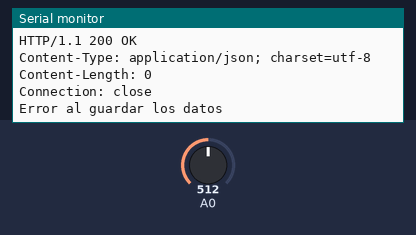
The sketch below on a simulated Arduino Uno, built with avr-gcc and run on an emulated ATmega328P. Parts: the last lines printed to the serial monitor. The test bench sets the inputs (shaded band); at power-on: A0 = 512. WiFi joins after 1.5 s; servers stay silent unless stated; uploads are accepted with an empty reply.

Above: at 2.2 s.
2.3 s: A0 set to 716
At 6.17 s:
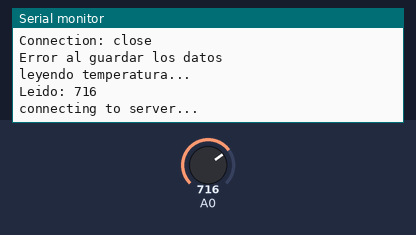
8.3 s: A0 set to 900
At 11.17 s:
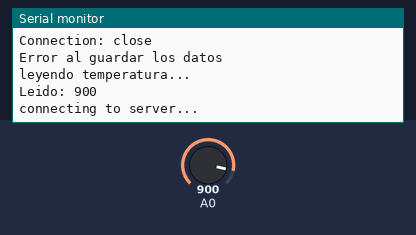
Timing chart, 0 to 12.7 s (numbered marks = the images above; inputs shaded):
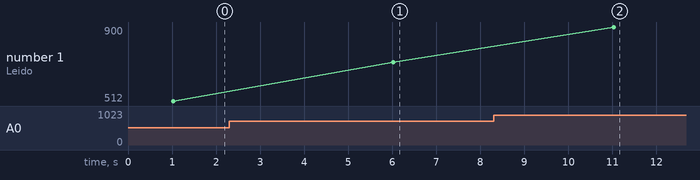

Measured:
- after the input at 2.3 s, the serial monitor: prints a new line after 3.7 s (image 1)
- after the input at 8.3 s, the serial monitor: prints a new line after 2.7 s (image 2)
- plotted number 1: 512 → 716 after the input at 2.3 s, 716 → 900 after the input at 8.3 s

The sketch:

raspberry.ino
```cpp
#include <Ethernet.h>
#include <SPI.h>
#include "Timer.h"


byte mac[] = {
  0xDE, 0xAD, 0xBE, 0xEF, 0xFE, 0xED };
byte ip[] = {
  192, 168, 1, 179 };
byte DNS[] = {
  8,8,8,8};
byte gateway[] = {
  192, 168, 1, 1};
byte subnet[] = {
  255,255,255,0};
byte raspberry[] = {
  192,168,1,22};

EthernetClient client;
Timer t;
String webString = "";

void setup()
{
  Ethernet.begin(mac, ip, DNS, gateway, subnet);
  Serial.begin(9600);
  delay(1000);
  t.every(5000,grabaDatos);
}

void loop()
{
  webString = "";
  t.update();
  if (client.available()) {
    Serial.println("Respuesta del Servidor---->");
    while (client.available()){
      char c = client.read();
      webString += c;
    }
    Serial.println(webString);
    if (webString.endsWith("GRABADOS") == true) Serial.println("Datos guardados correctamente");
    else Serial.println("Error al guardar los datos");

   client.stop();
  }
}

void grabaDatos(){
  Serial.println("leyendo temperatura... ");
  int sensorVal = analogRead(A0);
  Serial.print("Leido: ");
  Serial.println(sensorVal);

  Serial.println("connecting to server...");
  if (client.connect(raspberry, 80)) {
    Serial.println("connected");
    client.print("GET /servicios/grabaDatos.php?arduino=99&dato=");
    client.print(sensorVal);
    client.println(" HTTP/1.1");
    client.println("Host: arduino");
    client.println("Connection: close");
    client.println();
  }
  else {
    Serial.println("connection failed");
  }
}
```
